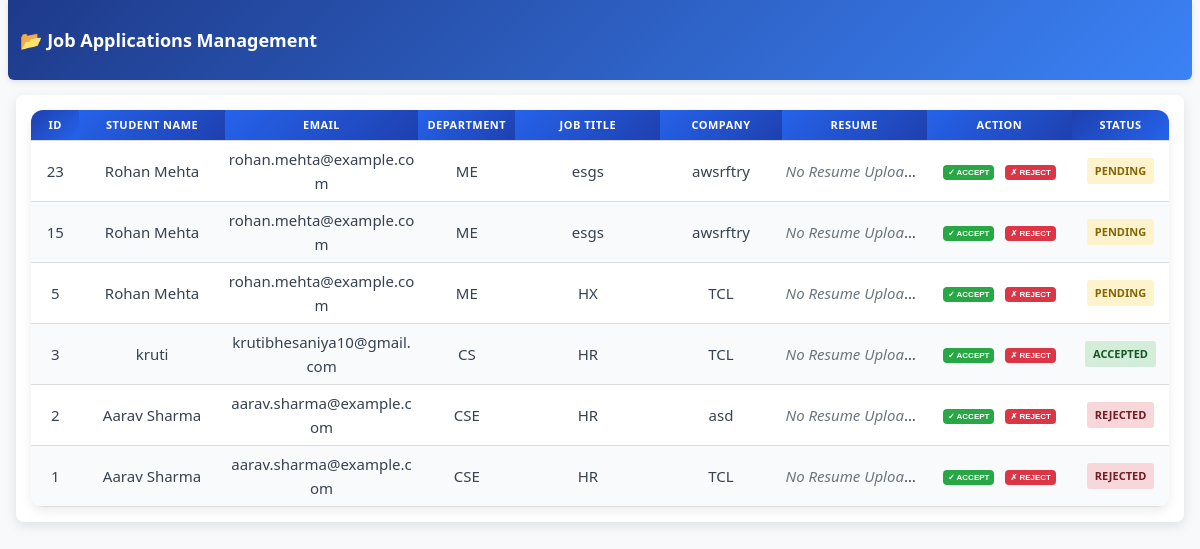
The app's page /admin_applications.php (signed in) with its own data.
### tables this page shows
CREATE TABLE `applications` (
  `id` int(11) NOT NULL,
  `student_id` int(11) NOT NULL,
  `job_title` varchar(255) NOT NULL,
  `company_name` varchar(255) NOT NULL,
  `status` varchar(50) DEFAULT 'Pending',
  `applied_at` timestamp NOT NULL DEFAULT current_timestamp(),
  `resume` varchar(1000) DEFAULT NULL
);

CREATE TABLE `students` (
  `id` int(11) NOT NULL,
  `name` varchar(100) NOT NULL,
  `email` varchar(150) NOT NULL,
  `password` varchar(255) NOT NULL,
  `dept` varchar(100) NOT NULL,
  `created_at` timestamp NOT NULL DEFAULT current_timestamp(),
  `enrollment` varchar(20) NOT NULL,
  `course` varchar(30) NOT NULL,
  `semester` int(11) NOT NULL
);

### admin_applications.php (the view, shortened to what this page needs)
<?php
require_once __DIR__ . '/dp.php';
$sql = "SELECT a.id, s.name AS student_name, s.email, s.dept,
         a.job_title, a.company_name, a.resume, a.status
    FROM applications a
    JOIN students s ON a.student_id = s.id
    ORDER BY a.id DESC";
$result = $conn->query($sql);
?>
<!DOCTYPE html>
<html lang="en">
<head>
  <link rel="stylesheet" href="style.css">
</head>
<body>
<div class="admin-container">
  <header class="admin-header">
    <h1>📂 Job Applications Management</h1>
  </header>
  <main class="admin-main">
  <div class="table-container">
    <table class="applications-table">
      <thead>
        <tr>
          <th>ID</th>
          <th>Student Name</th>
          <th>Email</th>
          <th>Department</th>
          <th>Job Title</th>
          <th>Company</th>
          <th>Resume</th>
          <th>Action</th>
          <th>Status</th>
        </tr>
      </thead>
      <tbody>
      <?php if ($result->num_rows > 0): ?>
        <?php while ($row = $result->fetch_assoc()):
              $id           = (int) $row['id'];
              $student_name = htmlspecialchars($row['student_name']);
              $email        = htmlspecialchars($row['email']);
              $dept         = htmlspecialchars($row['dept']);
              $job_title    = htmlspecialchars($row['job_title']);
              $company      = htmlspecialchars($row['company_name']);
              $resumeFile   = $row['resume'];
              $status       = htmlspecialchars($row['status']);
              $resumePath = __DIR__ . DIRECTORY_SEPARATOR . 'uploads' . DIRECTORY_SEPARATOR . $resumeFile;
        ?>
        <tr>
          <td><?php echo $id; ?></td>
          <td><?php echo $student_name; ?></td>
          <td><?php echo $email; ?></td>
          <td><?php echo $dept; ?></td>
          <td><?php echo $job_title; ?></td>
          <td><?php echo $company; ?></td>
          <td>
            <?php if (!empty($resumeFile) && file_exists($resumePath)): ?>
              <a class="resume-link" href="<?php echo 'uploads/' . rawurlencode($resumeFile); ?>" target="_blank">View Resume</a>
            <?php else: ?>
              <span class="no-resume">No Resume Uploaded</span>
            <?php endif; ?>
          </td>
          <td>
            <div class="action-buttons">
              <form method="POST" style="display:inline-block;">
                <button class="btn accept" type="submit" title="Accept Application #<?php echo $id; ?>" onclick="return confirm('Accept this application?');">✓ Accept</button>
              </form>
              <form method="POST" style="display:inline-block;">
                <button class="btn reject" type="submit" title="Reject Application #<?php echo $id; ?>" onclick="return confirm('Reject this application?');">✗ Reject</button>
              </form>
            </div>
          </td>
          <td><span class="status <?php echo $status; ?>"><?php echo $status; ?></span></td>
        </tr>
        <?php endwhile; ?>
      <?php else: ?>
        <tr><td colspan="9" class="no-data">No applications found.</td></tr>
      <?php endif; ?>
      </tbody>
    </table>
    </div>
  </main>
</div>
</body>
</html>

### records on screen
applications: id "23", student.name "Rohan Mehta", student.email "rohan.mehta@example.com", student.dept "ME", job_title "esgs", company_name "awsrftry", status "PENDING"
applications: id "15", student.name "Rohan Mehta", student.email "rohan.mehta@example.com", student.dept "ME", job_title "esgs", company_name "awsrftry", status "PENDING"
applications: id "5", student.name "Rohan Mehta", student.email "rohan.mehta@example.com", student.dept "ME", job_title "HX", company_name "TCL", status "PENDING"
applications: id "3", student.name "kruti", student.email "krutibhesaniya10@gmail.com", student.dept "CS", job_title "HR", company_name "TCL", shows "No Resume Uploa…", status "ACCEPTED"
applications: id "2", student.name "Aarav Sharma", student.email "aarav.sharma@example.com", student.dept "CSE", job_title "HR", company_name "asd", shows "No Resume Uploa…", status "REJECTED"
applications: id "1", student.name "Aarav Sharma", student.email "aarav.sharma@example.com", student.dept "CSE", job_title "HR", company_name "TCL", shows "No Resume Uploa…", status "REJECTED"
